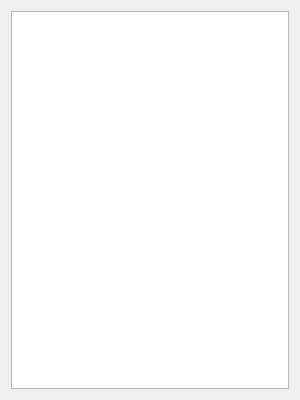
<?xml version="1.0" encoding="UTF-8"?>
<ui version="4.0">
 <class>UserListWindow</class>
 <widget class="QWidget" name="UserListWindow">
  <property name="geometry">
   <rect>
    <x>0</x>
    <y>0</y>
    <width>300</width>
    <height>400</height>
   </rect>
  </property>
  <property name="windowTitle">
   <string>유저목록</string>
  </property>
  <layout class="QVBoxLayout" name="mainLayout">
   <item>
    <widget class="QListWidget" name="userListWidget"/>
   </item>
  </layout>
 </widget>
 <resources/>
 <connections/>
</ui>
